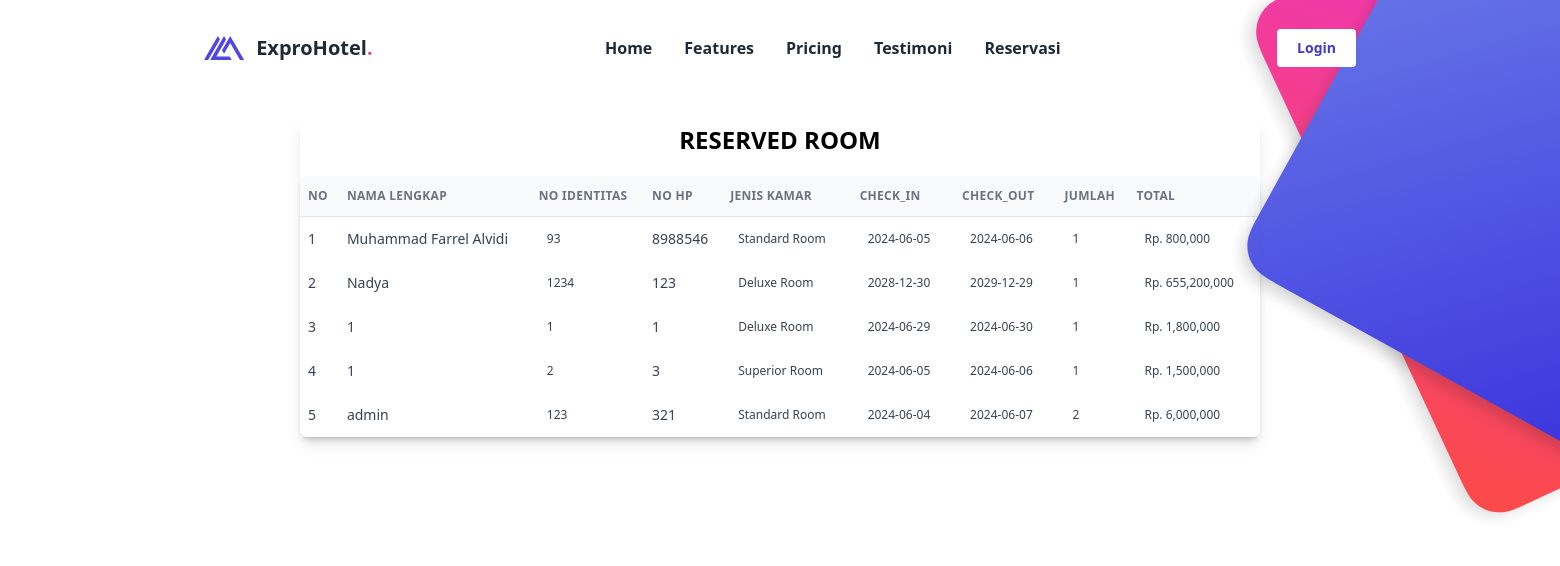
The page /penyewa.php on the database its author committed.
### tables this page shows
CREATE TABLE `tbl_penyewa` (
  `id_sewa` int NOT NULL,
  `id_kamar` int NOT NULL,
  `nama` varchar(50) NOT NULL,
  `cekin` date NOT NULL,
  `cekout` date NOT NULL,
  `no_identitas` int NOT NULL,
  `no_hp` int NOT NULL,
  `jumlah` int NOT NULL,
  `total` int NOT NULL
);

CREATE TABLE `tbl_jenis_kamar` (
  `id_kamar` int NOT NULL,
  `jenis_kamar` varchar(30) NOT NULL,
  `harga` int NOT NULL,
  `keterangan` varchar(15) NOT NULL
);

### penyewa.php (the view, shortened to what this page needs)
<!DOCTYPE html>
<html lang="en">
<head>
    <script src="https://cdn.tailwindcss.com"></script>
</head>
<body>
    <?php
include "connect.php"
?>
<div class="shadow-lg mx-auto w-[60rem] mt-5 pt-2">
            <h1 class="font-bold text-2xl text-center">RESERVED ROOM</h1>
            <div class="w-[60rem] mb-8 overflow-hidden rounded-lg shadow-md mt-5">
              <div class="w-full overflow-x-auto">
                <table class="w-full whitespace-no-wrap">
                  <thead>
                  <tr
                      class="text-xs font-semibold tracking-wide text-left text-gray-500 uppercase border-b dark:border-gray-700 bg-gray-50 dark:text-gray-400 dark:bg-gray-800"
                    >
                      <th class="px-2 py-3">No</th>
                      <th class="px-2 py-3">Nama Lengkap</th>
                      <th class="px-2 py-3">No Identitas</th>
                      <th class="px-2 py-3">No HP</th>
                      <th class="px-2 py-3">Jenis Kamar</th>
                      <th class="px-2 py-3">Check_in</th>
                      <th class="px-2 py-3">Check_out</th>
                      <th class="px-2 py-3">Jumlah</th>
                      <th class="px-2 py-3">Total</th>
                    </tr>
                  </thead>
                  <?php
                    $sql = "SELECT * FROM tbl_penyewa inner join tbl_jenis_kamar on tbl_penyewa.id_kamar = tbl_jenis_kamar.id_kamar";
                    $result = $db->query($sql);
                    $no = 1;
                    foreach ($result as $row) {
                    ?>
                <tbody
                    class="bg-white divide-y dark:divide-gray-700 dark:bg-gray-800"
                  >
                    <tr class="text-gray-700 dark:text-gray-400">
                      <td class="px-2 py-3">
                        <div class="flex items-center text-sm">
                            <?= $no++; ?>
                        </div>
                      </td>
                      <td class="px-2 py-3 text-sm">
                      <?= $row['nama']; ?>
                      </td>
                      <td class="px-2 py-3 text-xs">
                        <span
                          class="px-2 py-1 text-md leading-tight rounded-full dark:bg-green-700 dark:text-green-100"
                        >
                        <?= $row['no_identitas']; ?>
                        </span>
                      </td>
                      <td class="px-2 py-3 text-sm">
                      <?= $row['no_hp']; ?>
                      </td>
                      <td class="px-2 py-3 text-xs">
                        <span
                          class="px-2 py-1 text-md leading-tight rounded-full dark:bg-green-700 dark:text-green-100"
                        >
                        <?= $row['jenis_kamar']; ?>
                        </span>
                      </td>
                      <td class="px-2 py-3 text-xs">
                        <span
                          class="px-2 py-1 text-md leading-tight rounded-full dark:bg-green-700 dark:text-green-100"
                        >
                        <?= $row['cekin']; ?>
                        </span>
                      </td>
                      <td class="px-2 py-3 text-xs">
                        <span
                          class="px-2 py-1 text-md leading-tight rounded-full dark:bg-green-700 dark:text-green-100"
                        >
                        <?= $row['cekout']; ?>
                        </span>
                      </td>
                      <td class="px-2 py-3 text-xs">
                        <span
                          class="px-2 py-1 text-md leading-tight rounded-full dark:bg-green-700 dark:text-green-100"
                        >
                        <?= $row['jumlah']; ?>
                        </span>
                      </td>
                      <td class="px-2 py-3 text-xs">
                        <span
                          class="px-2 py-1 text-md leading-tight rounded-full dark:bg-green-700 dark:text-green-100"
                        >
                        Rp. <?= number_format($row['total']); ?>
                        </span>
                      </td>
                    </tr>
            <?php
            }
            ?>
          </tbody>
                </table>
              </div>
            </div>
          </div>
  </body>
</html>
</body>
</html>

### rows shown on the page
tbl_penyewa: nama "Muhammad Farrel Alvidi", no_identitas "93", no_hp "8988546", id_kamar.jenis_kamar "Standard Room", cekin "2024-06-05", cekout "2024-06-06", jumlah "1", total "800,000"
tbl_penyewa: nama "Nadya", no_identitas "1234", no_hp "123", id_kamar.jenis_kamar "Deluxe Room", cekin "2028-12-30", cekout "2029-12-29", jumlah "1", total "655,200,000"
tbl_penyewa: nama "1", no_identitas "1", no_hp "1", id_kamar.jenis_kamar "Deluxe Room", cekin "2024-06-29", cekout "2024-06-30", jumlah "1", total "1,800,000"
tbl_penyewa: nama "1", no_identitas "2", no_hp "3", id_kamar.jenis_kamar "Superior Room", cekin "2024-06-05", cekout "2024-06-06", jumlah "1", total "1,500,000"
tbl_penyewa: nama "admin", no_identitas "123", no_hp "321", id_kamar.jenis_kamar "Standard Room", cekin "2024-06-04", cekout "2024-06-07", jumlah "2", total "6,000,000"
